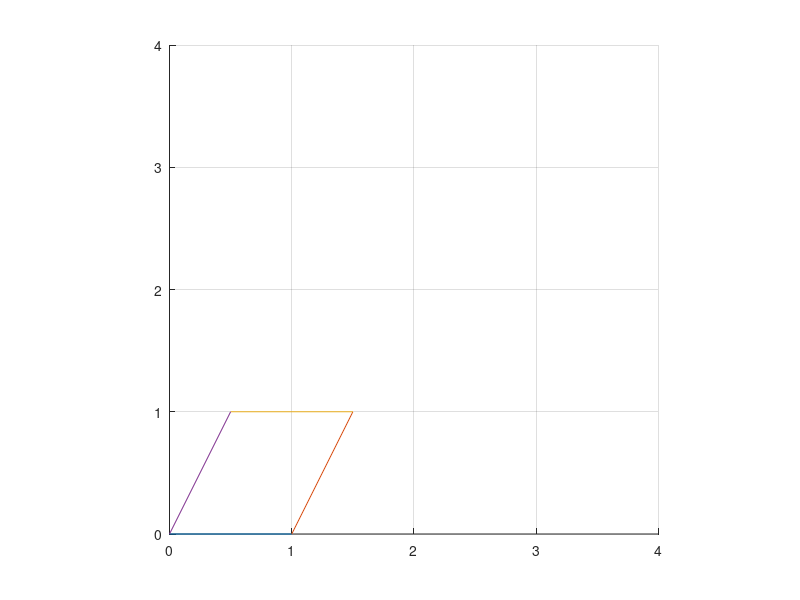

Reproduce this figure in MATLAB.
# The points for the corners of the cube.
p1 = [0; 0; 0]
p2 = [1; 0; 0]
p3 = [1; 1; 0]
p4 = [0; 1; 0]

# Put the points into a coordinate matrix.
M = [p1, p2, p3, p4]

# Translate by 1, 2 and -1 in x, y and z respectivly.
t = [1; 2; -1]
#M = M + t # Fake matrix addition using vector.

# Scale the cube by 2, 4 and 1 in x, y and z respectivly.
S = [2, 0, 0; 0, 4, 0; 0, 0, 1]
#M = S * M

# Rotate 45 degrees around the x-axis.
a = deg2rad(45)
R = [1, 0, 0; 0, cos(a), -sin(a); 0, sin(a), cos(a)]
#M = R * M

# Rotate 90 degrees around the y-axis.
b = deg2rad(90)
R = [cos(b), 0, sin(b); 0, 1, 0; -sin(b), 0, cos(b)]
#M = R * M

# Rotate 30 degrees around the z-axis.
c = deg2rad(30)
R = [cos(c), -sin(c), 0; sin(c), cos(c), 0; 0, 0, 1]
#M = R * M

# Shear the x-axis by y/2.
S = [1, 1/2, 0; 0, 1, 0; 0, 0, 1]
M = S * M

# Define plot settings.
hold on # Plot in same plot.
grid on # Turn on the grid for our plot.
axis ([0, 4, 0, 4], "square", "equal") # Define square axis between 0 and 4.

# Project the lines in two dimensions.
plot([ M(1, 1) M(1, 2)], [ M(2, 1) M(2, 2) ])
plot([ M(1, 2) M(1, 3)], [ M(2, 2) M(2, 3) ])
plot([ M(1, 3) M(1, 4)], [ M(2, 3) M(2, 4) ])
plot([ M(1, 4) M(1, 1)], [ M(2, 4) M(2, 1) ])
